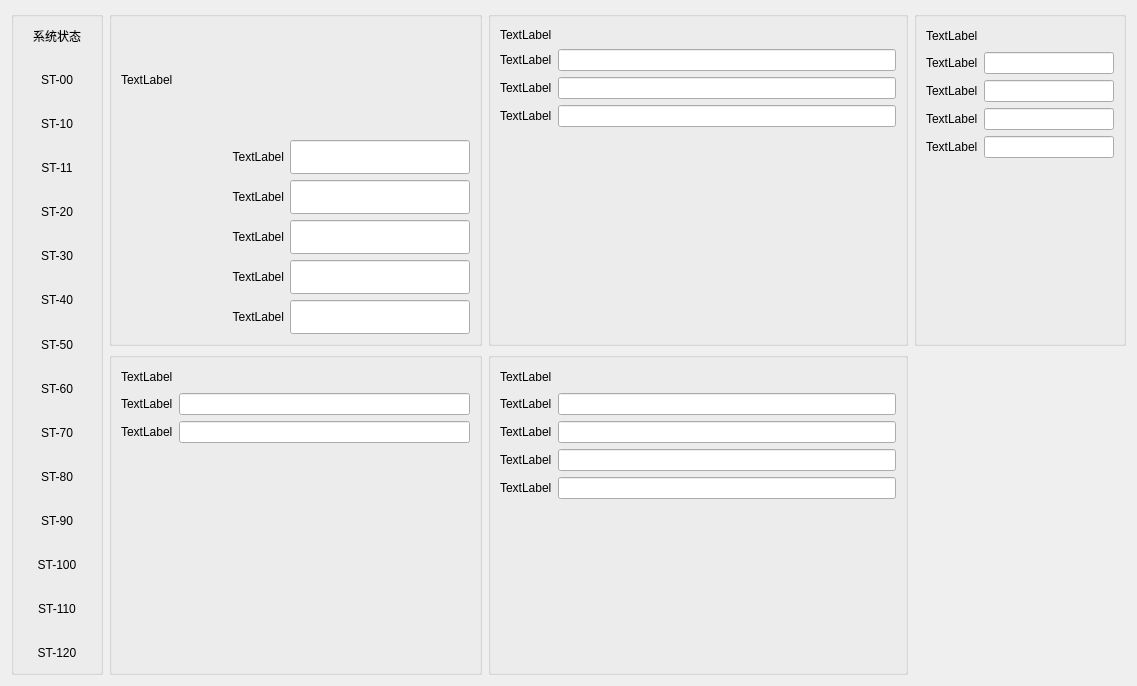
<?xml version="1.0" encoding="UTF-8"?>
<ui version="4.0">
 <class>DeviceStatus</class>
 <widget class="QWidget" name="DeviceStatus">
  <property name="geometry">
   <rect>
    <x>0</x>
    <y>0</y>
    <width>1137</width>
    <height>682</height>
   </rect>
  </property>
  <property name="windowTitle">
   <string>Form</string>
  </property>
  <layout class="QGridLayout" name="gridLayout_7">
   <item row="0" column="3">
    <widget class="QGroupBox" name="groupBox_6">
     <property name="title">
      <string/>
     </property>
     <layout class="QGridLayout" name="gridLayout_6">
      <item row="4" column="1">
       <widget class="QLineEdit" name="lineEdit_18"/>
      </item>
      <item row="1" column="1">
       <widget class="QLineEdit" name="lineEdit_21"/>
      </item>
      <item row="1" column="0">
       <widget class="QLabel" name="label_22">
        <property name="text">
         <string>TextLabel</string>
        </property>
       </widget>
      </item>
      <item row="4" column="0">
       <widget class="QLabel" name="label_23">
        <property name="text">
         <string>TextLabel</string>
        </property>
       </widget>
      </item>
      <item row="2" column="0">
       <widget class="QLabel" name="label_25">
        <property name="text">
         <string>TextLabel</string>
        </property>
       </widget>
      </item>
      <item row="2" column="1">
       <widget class="QLineEdit" name="lineEdit_22"/>
      </item>
      <item row="3" column="1">
       <widget class="QLineEdit" name="lineEdit_19"/>
      </item>
      <item row="3" column="0">
       <widget class="QLabel" name="label_26">
        <property name="text">
         <string>TextLabel</string>
        </property>
       </widget>
      </item>
      <item row="0" column="0">
       <widget class="QLabel" name="label_27">
        <property name="text">
         <string>TextLabel</string>
        </property>
       </widget>
      </item>
      <item row="0" column="1">
       <spacer name="horizontalSpacer_5">
        <property name="orientation">
         <enum>Qt::Horizontal</enum>
        </property>
        <property name="sizeHint" stdset="0">
         <size>
          <width>40</width>
          <height>20</height>
         </size>
        </property>
       </spacer>
      </item>
      <item row="5" column="1">
       <spacer name="verticalSpacer_4">
        <property name="orientation">
         <enum>Qt::Vertical</enum>
        </property>
        <property name="sizeHint" stdset="0">
         <size>
          <width>20</width>
          <height>40</height>
         </size>
        </property>
       </spacer>
      </item>
     </layout>
    </widget>
   </item>
   <item row="1" column="2">
    <widget class="QGroupBox" name="groupBox_5">
     <property name="title">
      <string/>
     </property>
     <layout class="QGridLayout" name="gridLayout_5">
      <item row="3" column="0">
       <widget class="QLabel" name="label_20">
        <property name="text">
         <string>TextLabel</string>
        </property>
       </widget>
      </item>
      <item row="1" column="0">
       <widget class="QLabel" name="label_16">
        <property name="text">
         <string>TextLabel</string>
        </property>
       </widget>
      </item>
      <item row="4" column="0">
       <widget class="QLabel" name="label_17">
        <property name="text">
         <string>TextLabel</string>
        </property>
       </widget>
      </item>
      <item row="4" column="1">
       <widget class="QLineEdit" name="lineEdit_13"/>
      </item>
      <item row="3" column="1">
       <widget class="QLineEdit" name="lineEdit_14"/>
      </item>
      <item row="1" column="1">
       <widget class="QLineEdit" name="lineEdit_16"/>
      </item>
      <item row="2" column="1">
       <widget class="QLineEdit" name="lineEdit_17"/>
      </item>
      <item row="2" column="0">
       <widget class="QLabel" name="label_19">
        <property name="text">
         <string>TextLabel</string>
        </property>
       </widget>
      </item>
      <item row="0" column="0">
       <widget class="QLabel" name="label_21">
        <property name="text">
         <string>TextLabel</string>
        </property>
       </widget>
      </item>
      <item row="0" column="1">
       <spacer name="horizontalSpacer_4">
        <property name="orientation">
         <enum>Qt::Horizontal</enum>
        </property>
        <property name="sizeHint" stdset="0">
         <size>
          <width>40</width>
          <height>20</height>
         </size>
        </property>
       </spacer>
      </item>
      <item row="5" column="1">
       <spacer name="verticalSpacer_2">
        <property name="orientation">
         <enum>Qt::Vertical</enum>
        </property>
        <property name="sizeHint" stdset="0">
         <size>
          <width>20</width>
          <height>40</height>
         </size>
        </property>
       </spacer>
      </item>
     </layout>
    </widget>
   </item>
   <item row="0" column="0" rowspan="2">
    <widget class="QGroupBox" name="groupBox">
     <property name="minimumSize">
      <size>
       <width>92</width>
       <height>664</height>
      </size>
     </property>
     <property name="title">
      <string/>
     </property>
     <property name="alignment">
      <set>Qt::AlignCenter</set>
     </property>
     <layout class="QGridLayout" name="gridLayout">
      <property name="leftMargin">
       <number>0</number>
      </property>
      <property name="topMargin">
       <number>0</number>
      </property>
      <property name="rightMargin">
       <number>0</number>
      </property>
      <property name="bottomMargin">
       <number>0</number>
      </property>
      <item row="0" column="1">
       <layout class="QVBoxLayout" name="verticalLayout">
        <item>
         <widget class="QLabel" name="sysStatus_label">
          <property name="text">
           <string>系统状态</string>
          </property>
          <property name="alignment">
           <set>Qt::AlignCenter</set>
          </property>
         </widget>
        </item>
        <item>
         <widget class="QLabel" name="ST_00_label">
          <property name="text">
           <string>ST-00</string>
          </property>
          <property name="alignment">
           <set>Qt::AlignCenter</set>
          </property>
         </widget>
        </item>
        <item>
         <widget class="QLabel" name="ST_10_label">
          <property name="text">
           <string>ST-10</string>
          </property>
          <property name="alignment">
           <set>Qt::AlignCenter</set>
          </property>
         </widget>
        </item>
        <item>
         <widget class="QLabel" name="ST_11_label">
          <property name="text">
           <string>ST-11</string>
          </property>
          <property name="alignment">
           <set>Qt::AlignCenter</set>
          </property>
         </widget>
        </item>
        <item>
         <widget class="QLabel" name="ST_20_label">
          <property name="text">
           <string>ST-20</string>
          </property>
          <property name="alignment">
           <set>Qt::AlignCenter</set>
          </property>
         </widget>
        </item>
        <item>
         <widget class="QLabel" name="ST_30_label">
          <property name="text">
           <string>ST-30</string>
          </property>
          <property name="alignment">
           <set>Qt::AlignCenter</set>
          </property>
         </widget>
        </item>
        <item>
         <widget class="QLabel" name="ST_40_label">
          <property name="text">
           <string>ST-40</string>
          </property>
          <property name="alignment">
           <set>Qt::AlignCenter</set>
          </property>
         </widget>
        </item>
        <item>
         <widget class="QLabel" name="ST_50_label">
          <property name="text">
           <string>ST-50</string>
          </property>
          <property name="alignment">
           <set>Qt::AlignCenter</set>
          </property>
         </widget>
        </item>
        <item>
         <widget class="QLabel" name="ST_60_label">
          <property name="text">
           <string>ST-60</string>
          </property>
          <property name="alignment">
           <set>Qt::AlignCenter</set>
          </property>
         </widget>
        </item>
        <item>
         <widget class="QLabel" name="ST_70_label">
          <property name="text">
           <string>ST-70</string>
          </property>
          <property name="alignment">
           <set>Qt::AlignCenter</set>
          </property>
         </widget>
        </item>
        <item>
         <widget class="QLabel" name="ST_80_label">
          <property name="text">
           <string>ST-80</string>
          </property>
          <property name="alignment">
           <set>Qt::AlignCenter</set>
          </property>
         </widget>
        </item>
        <item>
         <widget class="QLabel" name="ST_90_label">
          <property name="text">
           <string>ST-90</string>
          </property>
          <property name="alignment">
           <set>Qt::AlignCenter</set>
          </property>
         </widget>
        </item>
        <item>
         <widget class="QLabel" name="ST_100_label">
          <property name="text">
           <string>ST-100</string>
          </property>
          <property name="alignment">
           <set>Qt::AlignCenter</set>
          </property>
         </widget>
        </item>
        <item>
         <widget class="QLabel" name="ST_110_label">
          <property name="text">
           <string>ST-110</string>
          </property>
          <property name="alignment">
           <set>Qt::AlignCenter</set>
          </property>
         </widget>
        </item>
        <item>
         <widget class="QLabel" name="ST_120_label">
          <property name="text">
           <string>ST-120</string>
          </property>
          <property name="alignment">
           <set>Qt::AlignCenter</set>
          </property>
         </widget>
        </item>
       </layout>
      </item>
     </layout>
    </widget>
   </item>
   <item row="0" column="1">
    <widget class="QGroupBox" name="groupBox_2">
     <property name="minimumSize">
      <size>
       <width>373</width>
       <height>335</height>
      </size>
     </property>
     <property name="maximumSize">
      <size>
       <width>373</width>
       <height>335</height>
      </size>
     </property>
     <property name="title">
      <string/>
     </property>
     <property name="alignment">
      <set>Qt::AlignCenter</set>
     </property>
     <layout class="QGridLayout" name="gridLayout_2">
      <item row="0" column="0">
       <widget class="QLabel" name="label_6">
        <property name="text">
         <string>TextLabel</string>
        </property>
       </widget>
      </item>
      <item row="0" column="1">
       <spacer name="horizontalSpacer">
        <property name="orientation">
         <enum>Qt::Horizontal</enum>
        </property>
        <property name="sizeHint" stdset="0">
         <size>
          <width>40</width>
          <height>20</height>
         </size>
        </property>
       </spacer>
      </item>
      <item row="1" column="0" colspan="2">
       <layout class="QHBoxLayout" name="horizontalLayout">
        <item>
         <widget class="QLabel" name="label">
          <property name="text">
           <string>TextLabel</string>
          </property>
          <property name="alignment">
           <set>Qt::AlignRight|Qt::AlignTrailing|Qt::AlignVCenter</set>
          </property>
         </widget>
        </item>
        <item>
         <widget class="QLineEdit" name="lineEdit">
          <property name="minimumSize">
           <size>
            <width>180</width>
            <height>34</height>
           </size>
          </property>
          <property name="maximumSize">
           <size>
            <width>180</width>
            <height>34</height>
           </size>
          </property>
         </widget>
        </item>
       </layout>
      </item>
      <item row="2" column="0" colspan="2">
       <layout class="QHBoxLayout" name="horizontalLayout_2">
        <item>
         <widget class="QLabel" name="label_2">
          <property name="text">
           <string>TextLabel</string>
          </property>
          <property name="alignment">
           <set>Qt::AlignRight|Qt::AlignTrailing|Qt::AlignVCenter</set>
          </property>
         </widget>
        </item>
        <item>
         <widget class="QLineEdit" name="lineEdit_5">
          <property name="sizePolicy">
           <sizepolicy hsizetype="Expanding" vsizetype="Fixed">
            <horstretch>0</horstretch>
            <verstretch>0</verstretch>
           </sizepolicy>
          </property>
          <property name="minimumSize">
           <size>
            <width>180</width>
            <height>34</height>
           </size>
          </property>
          <property name="maximumSize">
           <size>
            <width>180</width>
            <height>34</height>
           </size>
          </property>
         </widget>
        </item>
       </layout>
      </item>
      <item row="3" column="0" colspan="2">
       <layout class="QHBoxLayout" name="horizontalLayout_3">
        <item>
         <widget class="QLabel" name="label_5">
          <property name="text">
           <string>TextLabel</string>
          </property>
          <property name="alignment">
           <set>Qt::AlignRight|Qt::AlignTrailing|Qt::AlignVCenter</set>
          </property>
         </widget>
        </item>
        <item>
         <widget class="QLineEdit" name="lineEdit_2">
          <property name="sizePolicy">
           <sizepolicy hsizetype="Expanding" vsizetype="Fixed">
            <horstretch>0</horstretch>
            <verstretch>0</verstretch>
           </sizepolicy>
          </property>
          <property name="minimumSize">
           <size>
            <width>180</width>
            <height>34</height>
           </size>
          </property>
          <property name="maximumSize">
           <size>
            <width>180</width>
            <height>34</height>
           </size>
          </property>
         </widget>
        </item>
       </layout>
      </item>
      <item row="4" column="0" colspan="2">
       <layout class="QHBoxLayout" name="horizontalLayout_4">
        <item>
         <widget class="QLabel" name="label_3">
          <property name="text">
           <string>TextLabel</string>
          </property>
          <property name="alignment">
           <set>Qt::AlignRight|Qt::AlignTrailing|Qt::AlignVCenter</set>
          </property>
         </widget>
        </item>
        <item>
         <widget class="QLineEdit" name="lineEdit_3">
          <property name="minimumSize">
           <size>
            <width>180</width>
            <height>34</height>
           </size>
          </property>
          <property name="maximumSize">
           <size>
            <width>180</width>
            <height>34</height>
           </size>
          </property>
         </widget>
        </item>
       </layout>
      </item>
      <item row="5" column="0" colspan="2">
       <layout class="QHBoxLayout" name="horizontalLayout_5">
        <item>
         <widget class="QLabel" name="label_4">
          <property name="text">
           <string>TextLabel</string>
          </property>
          <property name="alignment">
           <set>Qt::AlignRight|Qt::AlignTrailing|Qt::AlignVCenter</set>
          </property>
         </widget>
        </item>
        <item>
         <widget class="QLineEdit" name="lineEdit_4">
          <property name="minimumSize">
           <size>
            <width>180</width>
            <height>34</height>
           </size>
          </property>
          <property name="maximumSize">
           <size>
            <width>180</width>
            <height>34</height>
           </size>
          </property>
         </widget>
        </item>
       </layout>
      </item>
     </layout>
    </widget>
   </item>
   <item row="1" column="1">
    <widget class="QGroupBox" name="groupBox_3">
     <property name="title">
      <string/>
     </property>
     <layout class="QGridLayout" name="gridLayout_3">
      <item row="2" column="0">
       <widget class="QLabel" name="label_10">
        <property name="text">
         <string>TextLabel</string>
        </property>
       </widget>
      </item>
      <item row="0" column="1">
       <spacer name="horizontalSpacer_2">
        <property name="orientation">
         <enum>Qt::Horizontal</enum>
        </property>
        <property name="sizeHint" stdset="0">
         <size>
          <width>40</width>
          <height>20</height>
         </size>
        </property>
       </spacer>
      </item>
      <item row="0" column="0">
       <widget class="QLabel" name="label_12">
        <property name="text">
         <string>TextLabel</string>
        </property>
       </widget>
      </item>
      <item row="1" column="0">
       <widget class="QLabel" name="label_7">
        <property name="text">
         <string>TextLabel</string>
        </property>
       </widget>
      </item>
      <item row="1" column="1">
       <widget class="QLineEdit" name="lineEdit_9"/>
      </item>
      <item row="2" column="1">
       <widget class="QLineEdit" name="lineEdit_10"/>
      </item>
      <item row="3" column="1">
       <spacer name="verticalSpacer">
        <property name="orientation">
         <enum>Qt::Vertical</enum>
        </property>
        <property name="sizeHint" stdset="0">
         <size>
          <width>20</width>
          <height>40</height>
         </size>
        </property>
       </spacer>
      </item>
     </layout>
    </widget>
   </item>
   <item row="0" column="2">
    <widget class="QGroupBox" name="groupBox_4">
     <property name="minimumSize">
      <size>
       <width>420</width>
       <height>335</height>
      </size>
     </property>
     <property name="title">
      <string/>
     </property>
     <layout class="QGridLayout" name="gridLayout_4">
      <item row="0" column="0">
       <widget class="QLabel" name="label_15">
        <property name="text">
         <string>TextLabel</string>
        </property>
       </widget>
      </item>
      <item row="0" column="1">
       <spacer name="horizontalSpacer_3">
        <property name="orientation">
         <enum>Qt::Horizontal</enum>
        </property>
        <property name="sizeHint" stdset="0">
         <size>
          <width>337</width>
          <height>17</height>
         </size>
        </property>
       </spacer>
      </item>
      <item row="1" column="0" colspan="2">
       <layout class="QHBoxLayout" name="horizontalLayout_6">
        <item>
         <widget class="QLabel" name="label_8">
          <property name="text">
           <string>TextLabel</string>
          </property>
         </widget>
        </item>
        <item>
         <widget class="QLineEdit" name="lineEdit_11"/>
        </item>
       </layout>
      </item>
      <item row="2" column="0" colspan="2">
       <layout class="QHBoxLayout" name="horizontalLayout_7">
        <item>
         <widget class="QLabel" name="label_13">
          <property name="text">
           <string>TextLabel</string>
          </property>
         </widget>
        </item>
        <item>
         <widget class="QLineEdit" name="lineEdit_12"/>
        </item>
       </layout>
      </item>
      <item row="3" column="0" colspan="2">
       <layout class="QHBoxLayout" name="horizontalLayout_8">
        <item>
         <widget class="QLabel" name="label_14">
          <property name="text">
           <string>TextLabel</string>
          </property>
         </widget>
        </item>
        <item>
         <widget class="QLineEdit" name="lineEdit_7"/>
        </item>
       </layout>
      </item>
      <item row="4" column="1">
       <spacer name="verticalSpacer_3">
        <property name="orientation">
         <enum>Qt::Vertical</enum>
        </property>
        <property name="sizeHint" stdset="0">
         <size>
          <width>20</width>
          <height>40</height>
         </size>
        </property>
       </spacer>
      </item>
     </layout>
    </widget>
   </item>
  </layout>
 </widget>
 <resources/>
 <connections/>
</ui>
